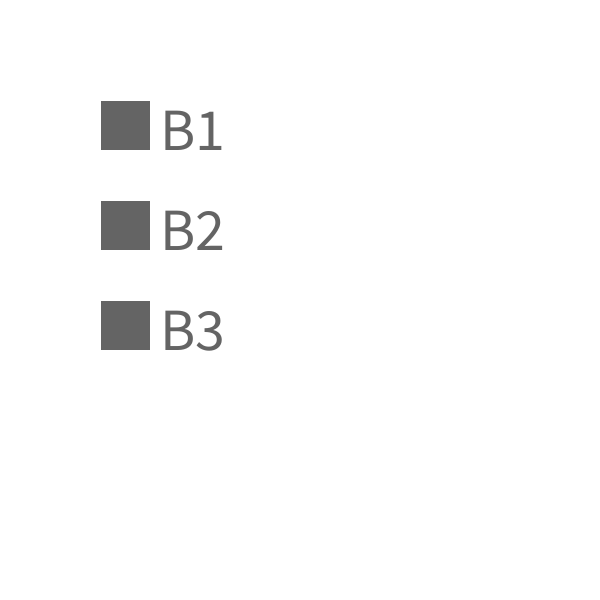
Frame 1 (no input)
Frame 60 (the mouse pressed at the canvas centre just before this capture): identical to frame 1, image omitted
Frame 120 (the mouse held since frame 60 and released just before this capture): identical to frame 1, image omitted

The Processing sketch that drew this single still picture (run headless with seeded random() and noise(); from frame 60 on, the mouse is pressed at the canvas centre):

// Processing sketch: processing_175079
// ── processing_175079.pde

Button b1, b2, b3;
void setup() {
  size(600, 600);
  b1 = new Button("B1", 100, 100, 50, color(100), color(200), color(255, 0, 0));
  b2 = new Button("B2", 100, 200, 50, color(100), color(200), color(255, 0, 0));
  b3 = new Button("B3", 100, 300, 50, color(100), color(200), color(255, 0, 0));
}
void draw() {
  background(255);
  if (b2.isPressed()) background(255, 0, 0);
  b1.display();
  b2.display();
  b3.display();
}
void mousePressed() {
  b1.press();
  b2.press();
  b3.press();
}
void mouseReleased() {
  b1.release();
  b2.release();
  b3.release();
}
void mouseMoved() {
  b1.over();
  b2.over();
  b3.over();
}

class Button {
  String name;
  int x, y;
  int size;
  color baseCol;
  color overCol;
  color pressCol;
  boolean over = false;
  boolean pressed = false;
  boolean isPressed() {
    return pressed;
  }
  Button(String s, int xp, int yp, int sz, color b, color o, color p) {
    name = s;
    x=xp;
    y=yp;
    size = sz;
    baseCol = b;
    overCol = o;
    pressCol = p;
  }
  void over() {
    if ((mouseX >=x ) && (mouseX <= x+size) &&
      (mouseY >= y) && (mouseY <= y+size)) {
      over = true;
    } else {
      over = false;
    }
  }
  void press() {
    if (over) {
      pressed = true;
      println(name + " button clicked");
    }
  }
  void release() {
    pressed = false;
  }
  void display() {
    if (pressed) {
      fill(pressCol);
    } else if (over) {
      fill(overCol);
    } else {
      fill(baseCol);
    }
    stroke(255);
    rect(x, y, size, size);
    textSize(60);
    text(name, x+size+10, y+size);
  }
}
